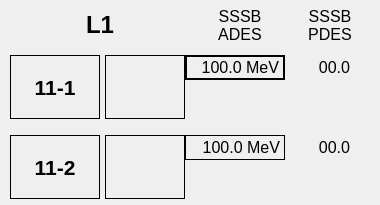
   <widget class="QFrame" name="area_L1">
    <property name="geometry">
     <rect>
      <x>0</x>
      <y>410</y>
      <width>380</width>
      <height>205</height>
     </rect>
    </property>
    <property name="styleSheet">
     <string notr="true"/>
    </property>
    <property name="frameShape">
     <enum>QFrame::NoFrame</enum>
    </property>
    <widget class="QLabel" name="label_L1SA">
     <property name="geometry">
      <rect>
       <x>10</x>
       <y>55</y>
       <width>90</width>
       <height>64</height>
      </rect>
     </property>
     <property name="font">
      <font>
       <pointsize>16</pointsize>
       <weight>75</weight>
       <bold>true</bold>
      </font>
     </property>
     <property name="frameShape">
      <enum>QFrame::Box</enum>
     </property>
     <property name="text">
      <string>11-1</string>
     </property>
     <property name="alignment">
      <set>Qt::AlignCenter</set>
     </property>
    </widget>
    <widget class="QLabel" name="label_L1SB">
     <property name="geometry">
      <rect>
       <x>10</x>
       <y>135</y>
       <width>90</width>
       <height>64</height>
      </rect>
     </property>
     <property name="font">
      <font>
       <pointsize>16</pointsize>
       <weight>75</weight>
       <bold>true</bold>
      </font>
     </property>
     <property name="frameShape">
      <enum>QFrame::Box</enum>
     </property>
     <property name="text">
      <string>11-2</string>
     </property>
     <property name="alignment">
      <set>Qt::AlignCenter</set>
     </property>
    </widget>
    <widget class="QFrame" name="cont_L1SA">
     <property name="geometry">
      <rect>
       <x>105</x>
       <y>55</y>
       <width>80</width>
       <height>64</height>
      </rect>
     </property>
     <property name="frameShape">
      <enum>QFrame::Box</enum>
     </property>
     <property name="frameShadow">
      <enum>QFrame::Plain</enum>
     </property>
    </widget>
    <widget class="QFrame" name="cont_L1SB">
     <property name="geometry">
      <rect>
       <x>105</x>
       <y>135</y>
       <width>80</width>
       <height>64</height>
      </rect>
     </property>
     <property name="frameShape">
      <enum>QFrame::Box</enum>
     </property>
     <property name="frameShadow">
      <enum>QFrame::Plain</enum>
     </property>
    </widget>
    <widget class="PyDMLabel" name="pwr_gun_5">
     <property name="geometry">
      <rect>
       <x>185</x>
       <y>55</y>
       <width>100</width>
       <height>25</height>
      </rect>
     </property>
     <property name="maximumSize">
      <size>
       <width>110</width>
       <height>40</height>
      </size>
     </property>
     <property name="font">
      <font>
       <pointsize>12</pointsize>
      </font>
     </property>
     <property name="toolTip">
      <string/>
     </property>
     <property name="styleSheet">
      <string notr="true">PyDMLabel {
  border-radius: 2px;
}
PyDMLabel[alarmSensitiveBorder=&quot;true&quot;][alarmSeverity=&quot;0&quot;] {
  background-color: rgb(0,0,10);
  color: rgb(0,255,0);
}

PyDMLabel[alarmSensitiveBorder=&quot;true&quot;][alarmSeverity=&quot;1&quot;] {
  background-color: rgb(0,0,10);
  color: rgb(255,255,0);
}

PyDMLabel[alarmSensitiveBorder=&quot;true&quot;][alarmSeverity=&quot;2&quot;] {
  background-color: rgb(255,0,0);
  color: rgb(255,255,255);
}

PyDMLabel[alarmSensitiveBorder=&quot;true&quot;][alarmSeverity=&quot;3&quot;] {
  background-color: rgb(192,0,255);
  color: rgb(255,255,0);
}

PyDMLabel[alarmSensitiveBorder=&quot;true&quot;][alarmSeverity=&quot;4&quot;] {
  color: rgb(218,218,218);
  background-color: rgb(25,25,25);
}</string>
     </property>
     <property name="frameShape">
      <enum>QFrame::WinPanel</enum>
     </property>
     <property name="frameShadow">
      <enum>QFrame::Plain</enum>
     </property>
     <property name="text">
      <string>100.0 MeV</string>
     </property>
     <property name="alignment">
      <set>Qt::AlignRight|Qt::AlignTrailing|Qt::AlignVCenter</set>
     </property>
     <property name="precision" stdset="0">
      <number>1</number>
     </property>
     <property name="showUnits" stdset="0">
      <bool>true</bool>
     </property>
     <property name="precisionFromPV" stdset="0">
      <bool>false</bool>
     </property>
     <property name="alarmSensitiveContent" stdset="0">
      <bool>false</bool>
     </property>
     <property name="alarmSensitiveBorder" stdset="0">
      <bool>true</bool>
     </property>
     <property name="PyDMToolTip" stdset="0">
      <string/>
     </property>
     <property name="channel" stdset="0">
      <string>KLYS:LI11:11:SSSB_ADES</string>
     </property>
     <property name="enableRichText" stdset="0">
      <bool>false</bool>
     </property>
    </widget>
    <widget class="PyDMLabel" name="phi_gun_5">
     <property name="geometry">
      <rect>
       <x>290</x>
       <y>55</y>
       <width>60</width>
       <height>25</height>
      </rect>
     </property>
     <property name="maximumSize">
      <size>
       <width>60</width>
       <height>40</height>
      </size>
     </property>
     <property name="font">
      <font>
       <pointsize>12</pointsize>
      </font>
     </property>
     <property name="toolTip">
      <string/>
     </property>
     <property name="styleSheet">
      <string notr="true">PyDMLabel {
  border-radius: 5px;
}
PyDMLabel[alarmSensitiveBorder=&quot;true&quot;][alarmSeverity=&quot;0&quot;] {
  background-color: rgb(0,0,10);
  color: rgb(0,255,0);
}

PyDMLabel[alarmSensitiveBorder=&quot;true&quot;][alarmSeverity=&quot;1&quot;] {
  background-color: rgb(0,0,10);
  color: rgb(255,255,0);
}

PyDMLabel[alarmSensitiveBorder=&quot;true&quot;][alarmSeverity=&quot;2&quot;] {
  background-color: rgb(255,0,0);
  color: rgb(255,255,255);
}

PyDMLabel[alarmSensitiveBorder=&quot;true&quot;][alarmSeverity=&quot;3&quot;] {
  background-color: rgb(192,0,255);
  color: rgb(255,255,0);
}

PyDMLabel[alarmSensitiveBorder=&quot;true&quot;][alarmSeverity=&quot;4&quot;] {
  color: rgb(218,218,218);
  background-color: rgb(25,25,25);
}</string>
     </property>
     <property name="text">
      <string>00.0</string>
     </property>
     <property name="alignment">
      <set>Qt::AlignRight|Qt::AlignTrailing|Qt::AlignVCenter</set>
     </property>
     <property name="precision" stdset="0">
      <number>1</number>
     </property>
     <property name="showUnits" stdset="0">
      <bool>false</bool>
     </property>
     <property name="precisionFromPV" stdset="0">
      <bool>false</bool>
     </property>
     <property name="alarmSensitiveContent" stdset="0">
      <bool>true</bool>
     </property>
     <property name="alarmSensitiveBorder" stdset="0">
      <bool>true</bool>
     </property>
     <property name="PyDMToolTip" stdset="0">
      <string/>
     </property>
     <property name="channel" stdset="0">
      <string>KLYS:LI11:21:SSSB_PDES</string>
     </property>
     <property name="enableRichText" stdset="0">
      <bool>false</bool>
     </property>
    </widget>
    <widget class="PyDMLabel" name="pwr_gun_6">
     <property name="geometry">
      <rect>
       <x>185</x>
       <y>135</y>
       <width>100</width>
       <height>25</height>
      </rect>
     </property>
     <property name="maximumSize">
      <size>
       <width>110</width>
       <height>40</height>
      </size>
     </property>
     <property name="font">
      <font>
       <pointsize>12</pointsize>
      </font>
     </property>
     <property name="toolTip">
      <string/>
     </property>
     <property name="styleSheet">
      <string notr="true">PyDMLabel {
  border-radius: 2px;
}
PyDMLabel[alarmSensitiveBorder=&quot;true&quot;][alarmSeverity=&quot;0&quot;] {
  background-color: rgb(0,0,10);
  color: rgb(0,255,0);
}

PyDMLabel[alarmSensitiveBorder=&quot;true&quot;][alarmSeverity=&quot;1&quot;] {
  background-color: rgb(0,0,10);
  color: rgb(255,255,0);
}

PyDMLabel[alarmSensitiveBorder=&quot;true&quot;][alarmSeverity=&quot;2&quot;] {
  background-color: rgb(255,0,0);
  color: rgb(255,255,255);
}

PyDMLabel[alarmSensitiveBorder=&quot;true&quot;][alarmSeverity=&quot;3&quot;] {
  background-color: rgb(192,0,255);
  color: rgb(255,255,0);
}

PyDMLabel[alarmSensitiveBorder=&quot;true&quot;][alarmSeverity=&quot;4&quot;] {
  color: rgb(218,218,218);
  background-color: rgb(25,25,25);
}</string>
     </property>
     <property name="frameShape">
      <enum>QFrame::Box</enum>
     </property>
     <property name="frameShadow">
      <enum>QFrame::Plain</enum>
     </property>
     <property name="text">
      <string>100.0 MeV</string>
     </property>
     <property name="alignment">
      <set>Qt::AlignRight|Qt::AlignTrailing|Qt::AlignVCenter</set>
     </property>
     <property name="precision" stdset="0">
      <number>1</number>
     </property>
     <property name="showUnits" stdset="0">
      <bool>true</bool>
     </property>
     <property name="precisionFromPV" stdset="0">
      <bool>false</bool>
     </property>
     <property name="alarmSensitiveContent" stdset="0">
      <bool>false</bool>
     </property>
     <property name="alarmSensitiveBorder" stdset="0">
      <bool>true</bool>
     </property>
     <property name="PyDMToolTip" stdset="0">
      <string/>
     </property>
     <property name="channel" stdset="0">
      <string>KLYS:LI11:21:SSSB_ADES</string>
     </property>
     <property name="enableRichText" stdset="0">
      <bool>false</bool>
     </property>
    </widget>
    <widget class="PyDMLabel" name="phi_gun_6">
     <property name="geometry">
      <rect>
       <x>290</x>
       <y>135</y>
       <width>60</width>
       <height>25</height>
      </rect>
     </property>
     <property name="maximumSize">
      <size>
       <width>60</width>
       <height>40</height>
      </size>
     </property>
     <property name="font">
      <font>
       <pointsize>12</pointsize>
      </font>
     </property>
     <property name="toolTip">
      <string/>
     </property>
     <property name="styleSheet">
      <string notr="true">PyDMLabel {
  border-radius: 5px;
}
PyDMLabel[alarmSensitiveBorder=&quot;true&quot;][alarmSeverity=&quot;0&quot;] {
  background-color: rgb(0,0,10);
  color: rgb(0,255,0);
}

PyDMLabel[alarmSensitiveBorder=&quot;true&quot;][alarmSeverity=&quot;1&quot;] {
  background-color: rgb(0,0,10);
  color: rgb(255,255,0);
}

PyDMLabel[alarmSensitiveBorder=&quot;true&quot;][alarmSeverity=&quot;2&quot;] {
  background-color: rgb(255,0,0);
  color: rgb(255,255,255);
}

PyDMLabel[alarmSensitiveBorder=&quot;true&quot;][alarmSeverity=&quot;3&quot;] {
  background-color: rgb(192,0,255);
  color: rgb(255,255,0);
}

PyDMLabel[alarmSensitiveBorder=&quot;true&quot;][alarmSeverity=&quot;4&quot;] {
  color: rgb(218,218,218);
  background-color: rgb(25,25,25);
}</string>
     </property>
     <property name="text">
      <string>00.0</string>
     </property>
     <property name="alignment">
      <set>Qt::AlignRight|Qt::AlignTrailing|Qt::AlignVCenter</set>
     </property>
     <property name="precision" stdset="0">
      <number>1</number>
     </property>
     <property name="showUnits" stdset="0">
      <bool>false</bool>
     </property>
     <property name="precisionFromPV" stdset="0">
      <bool>false</bool>
     </property>
     <property name="alarmSensitiveContent" stdset="0">
      <bool>true</bool>
     </property>
     <property name="alarmSensitiveBorder" stdset="0">
      <bool>true</bool>
     </property>
     <property name="PyDMToolTip" stdset="0">
      <string/>
     </property>
     <property name="channel" stdset="0">
      <string>KLYS:LI11:21:SSSB_PDES</string>
     </property>
     <property name="enableRichText" stdset="0">
      <bool>false</bool>
     </property>
    </widget>
    <widget class="QLabel" name="label_36">
     <property name="geometry">
      <rect>
       <x>300</x>
       <y>5</y>
       <width>60</width>
       <height>40</height>
      </rect>
     </property>
     <property name="maximumSize">
      <size>
       <width>110</width>
       <height>40</height>
      </size>
     </property>
     <property name="font">
      <font>
       <pointsize>12</pointsize>
       <italic>false</italic>
      </font>
     </property>
     <property name="text">
      <string>SSSB PDES</string>
     </property>
     <property name="alignment">
      <set>Qt::AlignCenter</set>
     </property>
     <property name="wordWrap">
      <bool>true</bool>
     </property>
    </widget>
    <widget class="QLabel" name="label_35">
     <property name="geometry">
      <rect>
       <x>200</x>
       <y>5</y>
       <width>80</width>
       <height>40</height>
      </rect>
     </property>
     <property name="maximumSize">
      <size>
       <width>110</width>
       <height>40</height>
      </size>
     </property>
     <property name="font">
      <font>
       <pointsize>12</pointsize>
       <italic>false</italic>
      </font>
     </property>
     <property name="text">
      <string>SSSB ADES</string>
     </property>
     <property name="alignment">
      <set>Qt::AlignCenter</set>
     </property>
     <property name="wordWrap">
      <bool>true</bool>
     </property>
    </widget>
    <widget class="QLabel" name="title_injector_2">
     <property name="geometry">
      <rect>
       <x>0</x>
       <y>5</y>
       <width>200</width>
       <height>40</height>
      </rect>
     </property>
     <property name="maximumSize">
      <size>
       <width>16777215</width>
       <height>60</height>
      </size>
     </property>
     <property name="font">
      <font>
       <pointsize>18</pointsize>
       <weight>75</weight>
       <bold>true</bold>
      </font>
     </property>
     <property name="text">
      <string>L1</string>
     </property>
     <property name="alignment">
      <set>Qt::AlignCenter</set>
     </property>
    </widget>
   </widget>
